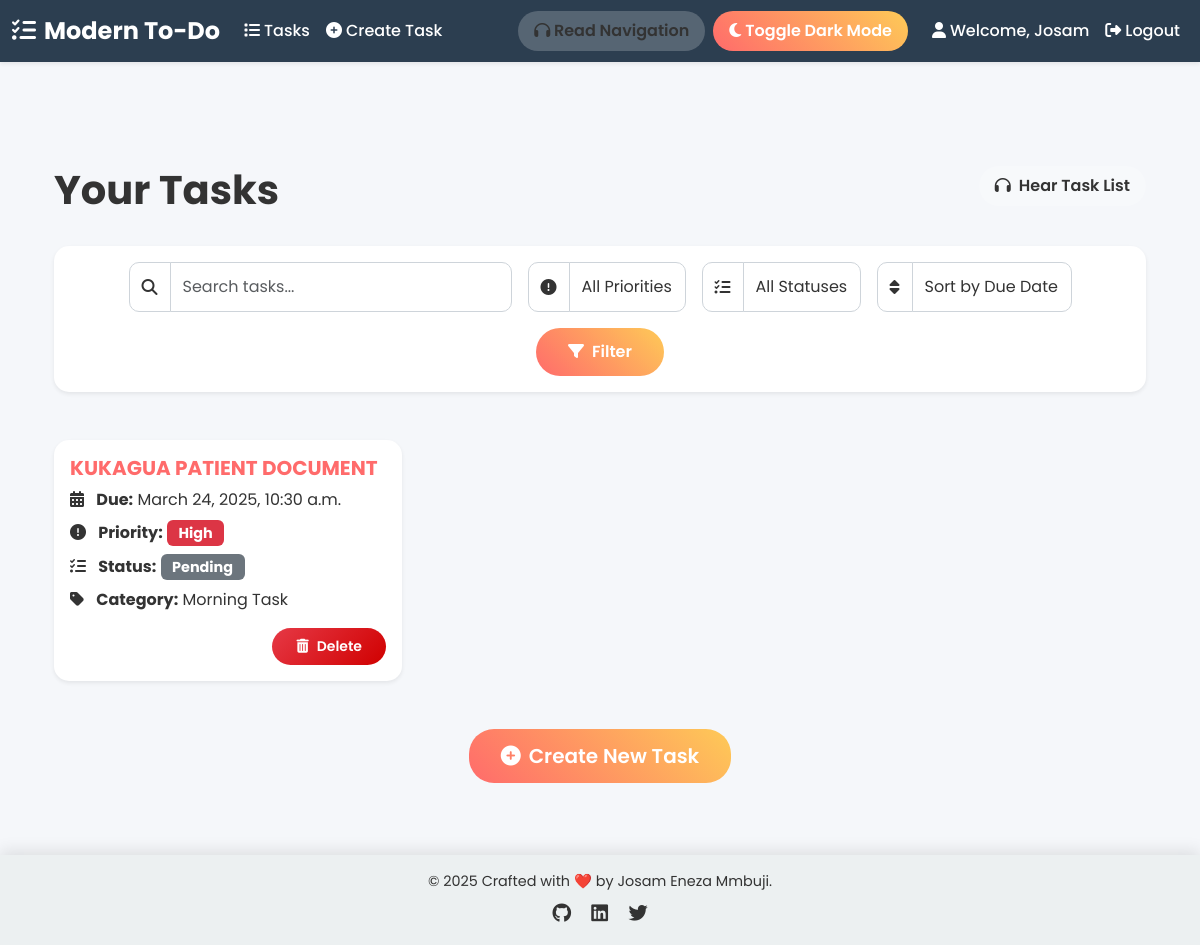
Page /tasks/ (signed in) on the earlier database version.
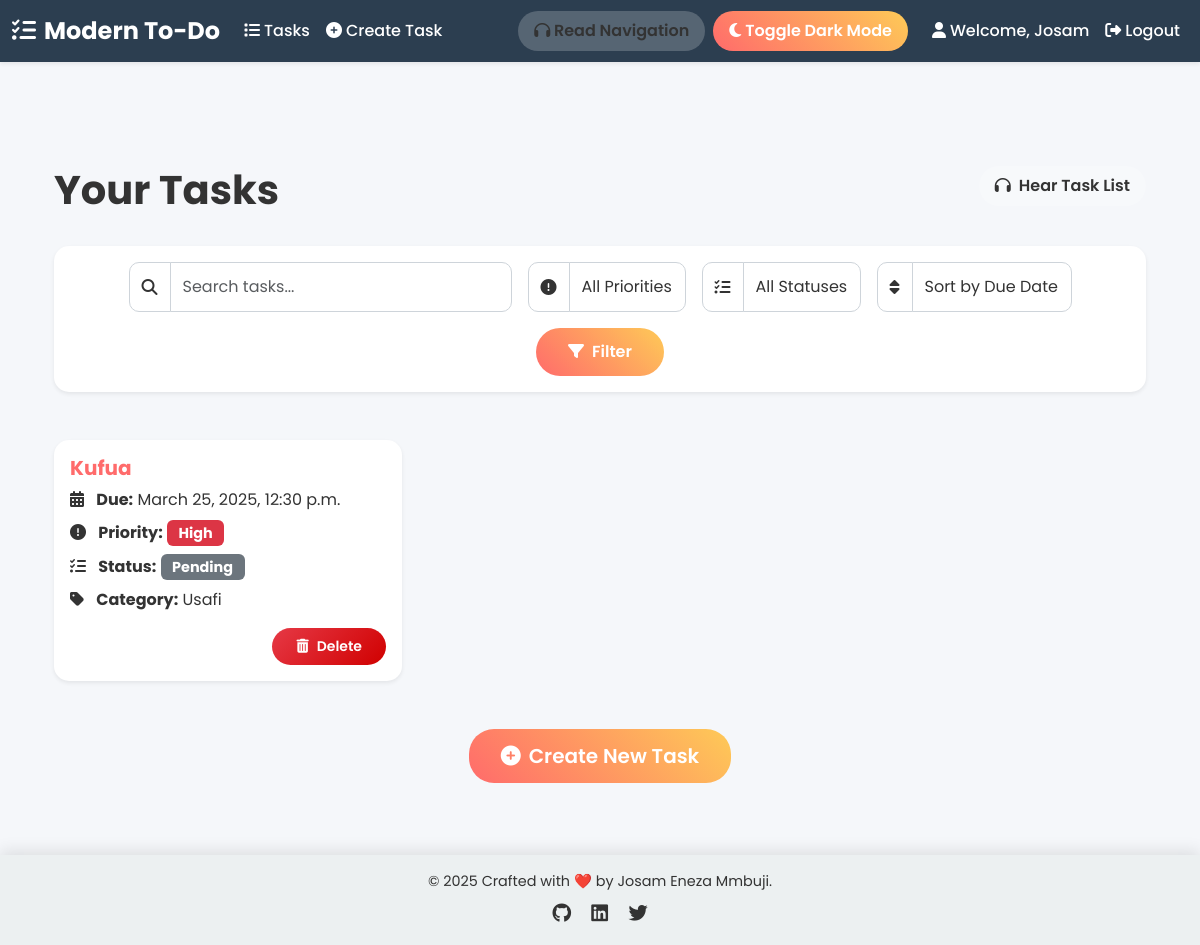
Same page on the later database version.
### tasks/models.py (models this page shows, shortened)
class Task(models.Model):
    category = models.CharField(max_length=50, blank=True, null=True)
    PRIORITY_CHOICES = [
        ('low', 'Low'),
        ('medium', 'Medium'),
        ('high', 'High'),
    ]
    STATUS_CHOICES = [
        ('pending', 'Pending'),
        ('in_progress', 'In Progress'),
        ('completed', 'Completed'),
    ]
    title = models.CharField(max_length=200)
    description = models.TextField(blank=True, null=True)
    due_date = models.DateTimeField(blank=True, null=True)
    priority = models.CharField(max_length=10, choices=PRIORITY_CHOICES, default='medium')
    status = models.CharField(max_length=20, choices=STATUS_CHOICES, default='pending')
    user = models.ForeignKey(User, on_delete=models.CASCADE)
    created_at = models.DateTimeField(auto_now_add=True)
    updated_at = models.DateTimeField(auto_now=True)

### tasks/views.py (the view)
# urls.py: path('', views.task_list, name='task_list'),
@login_required
def task_list(request):
    search_query = request.GET.get('search', '')
    priority_filter = request.GET.get('priority', '')
    status_filter = request.GET.get('status', '')
    sort_by = request.GET.get('sort_by', '')
    tasks = Task.objects.filter(user=request.user)
    if search_query:
        tasks = tasks.filter(title__icontains=search_query)
    if priority_filter:
        tasks = tasks.filter(priority=priority_filter)
    if status_filter:
        tasks = tasks.filter(status=status_filter)
    if sort_by:
        tasks = tasks.order_by(sort_by)
    else:
        tasks = tasks.order_by('due_date')
    paginator = Paginator(tasks, 9)
    page_number = request.GET.get('page')
    page_obj = paginator.get_page(page_number)
    return render(request, 'task_list.html', {'tasks': page_obj})

### tasks/templates/tasks/task_list.html (shortened to what this page needs)
{% extends 'base.html' %}
{% block content %}
<div class="container py-5">
    <div class="row mb-4">
        <div class="col-md-8">
            <h1 class="fw-bold text-center text-md-start" style="color: var(--text-color); font-size: 2.5rem; animation: fadeInUp 0.5s ease-in-out;">
                Your Tasks
            </h1>
        </div>
        <div class="col-md-4 text-center text-md-end">
            <button id="read-task-list" class="btn btn-narrator"><i class="fas fa-headphones me-2"></i>Hear Task List</button>
        </div>
    </div>
    <div class="card shadow-sm mb-5" style="background: var(--card-bg); color: var(--card-text); border: none; border-radius: 15px; animation: fadeInUp 0.7s ease-in-out;">
        <div class="card-body">
            <form method="get" class="d-flex flex-wrap gap-3 justify-content-center align-items-end">
                <div class="form-group">
                    <div class="input-group">
                        <span class="input-group-text" style="background: var(--card-bg); color: var(--card-text); border: 1px solid #ced4da; border-radius: 10px 0 0 10px;">
                            <i class="fas fa-search"></i>
                        </span>
                        <input type="text" name="search" value="{{ request.GET.search }}" placeholder="Search tasks..." class="form-control" style="border-radius: 0 10px 10px 0;">
                    </div>
                </div>
                <div class="form-group">
                    <div class="input-group">
                        <span class="input-group-text" style="background: var(--card-bg); color: var(--card-text); border: 1px solid #ced4da; border-radius: 10px 0 0 10px;">
                            <i class="fas fa-exclamation-circle"></i>
                        </span>
                        <select name="priority" class="form-select" style="border-radius: 0 10px 10px 0;">
                            <option value="" {% if not request.GET.priority %}selected{% endif %}>All Priorities</option>
                        </select>
                    </div>
                </div>
                <div class="form-group">
                    <div class="input-group">
                        <span class="input-group-text" style="background: var(--card-bg); color: var(--card-text); border: 1px solid #ced4da; border-radius: 10px 0 0 10px;">
                            <i class="fas fa-tasks"></i>
                        </span>
                        <select name="status" class="form-select" style="border-radius: 0 10px 10px 0;">
                            <option value="" {% if not request.GET.status %}selected{% endif %}>All Statuses</option>
                        </select>
                    </div>
                </div>
                <div class="form-group">
                    <div class="input-group">
                        <span class="input-group-text" style="background: var(--card-bg); color: var(--card-text); border: 1px solid #ced4da; border-radius: 10px 0 0 10px;">
                            <i class="fas fa-sort"></i>
                        </span>
                        <select name="sort_by" class="form-select" style="border-radius: 0 10px 10px 0;">
                            <option value="" {% if not request.GET.sort_by %}selected{% endif %}>Sort by Due Date</option>
                        </select>
                    </div>
                </div>
                <button type="submit" class="btn" style="background: var(--btn-gradient); color: #fff; border: none; padding: 0.75rem 2rem; border-radius: 25px; font-weight: 600; transition: var(--transition);">
                    <i class="fas fa-filter me-2"></i>Filter
                </button>
            </form>
        </div>
    </div>
    <div class="row g-4">
        {% for task in tasks %}
            <div class="col-lg-4 col-md-6">
                <div class="card h-100 shadow-sm" style="background: var(--card-bg); color: var(--card-text); border: none; border-radius: 15px; transition: var(--transition); animation: fadeInUp 0.5s ease-in-out;">
                    <div class="card-body d-flex flex-column">
                        <h5 class="card-title fw-bold" style="color: var(--accent-color);">
                            <a href="{% url 'task_update' task.pk %}" style="color: inherit; text-decoration: none;">{{ task.title }}</a>
                        </h5>
                        <p class="card-text mb-2" style="color: var(--card-text);">
                            <i class="fas fa-calendar-alt me-2"></i>
                            <strong>Due:</strong> {{ task.due_date }} {% if task.due_soon %}<span class="text-danger"> - Due soon!</span>{% endif %}
                        </p>
                        <p class="card-text mb-2" style="color: var(--card-text);">
                            <i class="fas fa-exclamation-circle me-2"></i>
                            <strong>Priority:</strong>
                            {% if task.priority == "high" %}
                                <span class="badge bg-danger">High</span>
                            {% elif task.priority == "medium" %}
                                <span class="badge bg-warning text-dark">Medium</span>
                            {% else %}
                                <span class="badge bg-success">Low</span>
                            {% endif %}
                        </p>
                        <p class="card-text mb-2" style="color: var(--card-text);">
                            <i class="fas fa-tasks me-2"></i>
                            <strong>Status:</strong>
                            {% if task.status == "pending" %}
                                <span class="badge bg-secondary">Pending</span>
                            {% elif task.status == "in_progress" %}
                                <span class="badge bg-info text-dark">In Progress</span>
                            {% else %}
                                <span class="badge bg-success">Completed</span>
                            {% endif %}
                        </p>
                        <p class="card-text mb-3" style="color: var(--card-text);">
                            <i class="fas fa-tag me-2"></i>
                            <strong>Category:</strong> {{ task.category|default:"None" }}
                        </p>
                        <div class="mt-auto d-flex justify-content-end">
                            <a href="{% url 'task_delete' task.pk %}" class="btn btn-sm" style="background: linear-gradient(135deg, #e63946, #d00000); color: #fff; border: none; padding: 0.5rem 1.5rem; border-radius: 20px; font-weight: 600; transition: var(--transition);">
                                <i class="fas fa-trash-alt me-2"></i>Delete
                            </a>
                        </div>
                    </div>
                </div>
            </div>
        {% empty %}
            <div class="col-12 text-center">
                <p class="lead" style="color: var(--card-text); animation: fadeInUp 0.5s ease-in-out;">
                    No tasks found. Create one to get started!
                </p>
            </div>
        {% endfor %}
    </div>
    <div class="text-center mt-5">
        <a href="{% url 'task_create' %}" class="btn btn-lg" style="background: var(--btn-gradient); color: #fff; border: none; padding: 0.75rem 2rem; border-radius: 25px; font-weight: 600; transition: var(--transition);">
            <i class="fas fa-plus-circle me-2"></i>Create New Task
        </a>
    </div>
</div>
{% endblock %}

### tasks/templates/tasks/base.html (shortened to what this page needs)
{% load static %}
<!DOCTYPE html>
<html lang="en">
<head>
    <link href="https://cdn.jsdelivr.net/npm/bootstrap@5.3.3/dist/css/bootstrap.min.css" rel="stylesheet">
    <link rel="stylesheet" href="https://cdnjs.cloudflare.com/ajax/libs/font-awesome/6.4.0/css/all.min.css">
</head>
<body>
    <div id="notification-container" class="position-fixed top-0 end-0 p-3" style="z-index: 1050;"></div>
    <nav class="navbar navbar-expand-lg navbar-dark shadow-sm">
        <div class="container-fluid">
            <a class="navbar-brand" href="{% url 'task_list' %}"><i class="fas fa-tasks me-2"></i>Modern To-Do</a>
            <div class="collapse navbar-collapse" id="navbarNav">
                <ul class="navbar-nav me-auto mb-2 mb-lg-0">
                    <li class="nav-item">
                        <a class="nav-link" href="{% url 'task_list' %}"><i class="fas fa-list me-1"></i>Tasks</a>
                    </li>
                    <li class="nav-item">
                        <a class="nav-link" href="{% url 'task_create' %}"><i class="fas fa-plus-circle me-1"></i>Create Task</a>
                    </li>
                </ul>
                <button id="readNav" class="btn btn-narrator me-2"><i class="fas fa-headphones"></i> Read Navigation</button>
                <button id="darkModeToggle" class="btn btn-dark-mode me-3"><i class="fas fa-moon me-1"></i>Toggle Dark Mode</button>
                <ul class="navbar-nav">
                    {% if user.is_authenticated %}
                        <li class="nav-item">
                            <span class="nav-link"><i class="fas fa-user me-1"></i>Welcome, {{ user.username }}</span>
                        </li>
                        <li class="nav-item">
                            <form method="post" action="{% url 'logout' %}" class="d-inline">
                                <button type="submit" class="nav-link btn btn-link text-white"><i class="fas fa-sign-out-alt me-1"></i>Logout</button>
                            </form>
                        </li>
                    {% endif %}
                </ul>
            </div>
        </div>
    </nav>
    <div class="container mt-4">
        {% block content %}{% endblock %}
    </div>
    <footer class="mt-4 text-center py-3">
        <p class="footer-text">© {% now "Y" %} Crafted with ❤️ by Josam Eneza Mmbuji.</p>
        <div class="social-links mt-2">
            <a href="https://github.com/josam-mm" target="_blank"><i class="fab fa-github"></i></a>
            <a href="https://linkedin.com/in/josam-mm" target="_blank"><i class="fab fa-linkedin"></i></a>
            <a href="https://twitter.com/josam_mm" target="_blank"><i class="fab fa-twitter"></i></a>
        </div>
    </footer>
</body>
</html>

### tasks/templates/tasks/base.html (style rules this page uses)
:root { --bg-color: #f5f7fa; --text-color: #333; --navbar-bg: #2c3e50; --footer-bg: #ecf0f1; --accent-color: #ff6b6b; --btn-gradient: linear-gradient(45deg, #ff6b6b, #feca57); --card-bg: #ffffff; --card-text: #333; --shadow: 0 4px 15px rgba(0, 0, 0, 0.1); --transition: all 0.3s ease; }
body { background-color: var(--bg-color); color: var(--text-color); font-family: 'Poppins', sans-serif; transition: var(--transition); min-height: 100vh; display: flex; flex-direction: column; }
.navbar { background-color: var(--navbar-bg); box-shadow: var(--shadow); transition: var(--transition); }
.navbar-brand { font-weight: 700; font-size: 1.5rem; color: #fff !important; transition: var(--transition); }
.nav-link { color: #fff !important; font-weight: 500; transition: var(--transition); }
.btn-dark-mode { background: var(--btn-gradient); border: none; padding: 0.5rem 1rem; border-radius: 25px; font-weight: 600; color: #fff; transition: var(--transition); }
.btn-narrator { background: rgba(255, 255, 255, 0.2); border: none; padding: 0.5rem 1rem; border-radius: 25px; font-weight: 600; color: #fff; transition: var(--transition); }
.container { flex: 1; padding-top: 2rem; }
footer { background-color: var(--footer-bg); transition: var(--transition); padding: 2rem 0; box-shadow: 0 -4px 15px rgba(0, 0, 0, 0.1); }
.footer-text { margin: 0; font-size: 0.9rem; }
.social-links a { color: var(--text-color); margin: 0 0.5rem; font-size: 1.2rem; transition: var(--transition); }

### tasks/templates/tasks/task_list.html (style rules this page uses)
.btn-narrator { background: rgba(255, 255, 255, 0.2); border: none; padding: 0.5rem 1rem; border-radius: 25px; font-weight: 600; color: var(--card-text); transition: var(--transition); }
.form-control, .form-select { padding: 0.75rem; border: 1px solid #ced4da; background: var(--card-bg); color: var(--card-text); transition: var(--transition); }
.badge { font-size: 0.9rem; padding: 0.4em 0.8em; }

Differences in the rows shown:
removed Task: title "KUKAGUA PATIENT DOCUMENT", due_date "March 24, 2025, 10:30 a.m.", priority "High", status "Pending", category "Morning Task"
added Task: title "Kufua", due_date "March 25, 2025, 12:30 p.m.", priority "High", status "Pending", category "Usafi"
